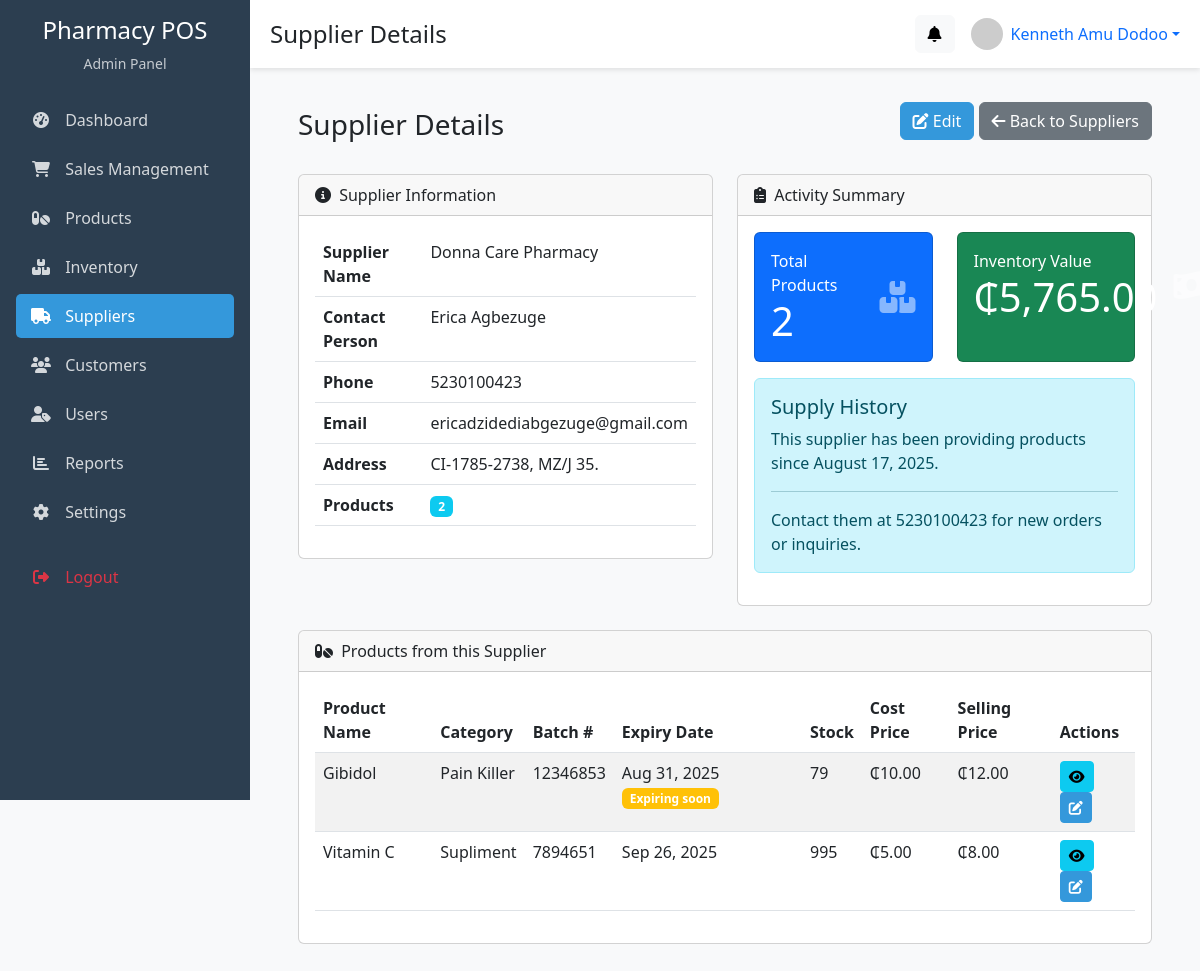
The page /admin/suppliers/view.php?id=1 (signed in) on the database its author committed.
### tables this page shows
CREATE TABLE `users` (
  `user_id` int(11) NOT NULL,
  `role` enum('sales_rep','manager') DEFAULT NULL,
  `name` varchar(100) NOT NULL,
  `email` varchar(100) DEFAULT NULL,
  `phone` varchar(30) DEFAULT NULL,
  `password` varchar(255) NOT NULL,
  `status` enum('active','inactive') DEFAULT 'active',
  `created_at` timestamp NOT NULL DEFAULT current_timestamp()
);

CREATE TABLE `suppliers` (
  `supplier_id` int(11) NOT NULL,
  `name` varchar(150) NOT NULL,
  `contact_person` varchar(100) DEFAULT NULL,
  `phone` varchar(30) DEFAULT NULL,
  `email` varchar(100) DEFAULT NULL,
  `address` text DEFAULT NULL,
  `created_at` timestamp NOT NULL DEFAULT current_timestamp()
);

CREATE TABLE `products` (
  `product_id` int(11) NOT NULL,
  `supplier_id` int(11) NOT NULL,
  `name` varchar(150) NOT NULL,
  `category` varchar(100) DEFAULT NULL,
  `batch_no` varchar(50) DEFAULT NULL,
  `expiry_date` date DEFAULT NULL,
  `stock_qty` int(11) DEFAULT 0,
  `reorder_level` int(11) DEFAULT 5,
  `cost_price` decimal(10,2) NOT NULL,
  `selling_price` decimal(10,2) NOT NULL,
  `created_at` timestamp NOT NULL DEFAULT current_timestamp()
);

### admin/suppliers/view.php (the view, shortened to what this page needs)
<?php
$page_title = "Supplier Details";
include_once '../includes/head.php';
$supplier_id = (int)$_GET['id'];
$query = "SELECT s.*, COUNT(p.product_id) as product_count
          FROM suppliers s
          LEFT JOIN products p ON s.supplier_id = p.supplier_id
          WHERE s.supplier_id = ?
          GROUP BY s.supplier_id";
$stmt = $conn->prepare($query);
$stmt->bind_param('i', $supplier_id);
$stmt->execute();
$result = $stmt->get_result();
$supplier = $result->fetch_assoc();
$products_query = "SELECT p.*,
                  CASE WHEN p.expiry_date < CURDATE() THEN 'expired'
                       WHEN p.stock_qty <= p.reorder_level THEN 'low'
                       ELSE 'normal' END as stock_status
                  FROM products p
                  WHERE p.supplier_id = ?
                  ORDER BY p.name";
$stmt = $conn->prepare($products_query);
$stmt->bind_param('i', $supplier_id);
$stmt->execute();
$products_result = $stmt->get_result();
?>
<div class="container-fluid px-4">
    <div class="d-flex justify-content-between align-items-center mb-4">
        <h3 class="mt-3">Supplier Details</h3>
        <div>
            <a href="edit.php?id=<?php echo $supplier_id; ?>" class="btn btn-primary">
                <i class="fas fa-edit"></i> Edit
            </a>
            <a href="index.php" class="btn btn-secondary">
                <i class="fas fa-arrow-left"></i> Back to Suppliers
            </a>
        </div>
    </div>
    <div class="row">
        <div class="col-lg-6">
            <div class="card mb-4">
                <div class="card-header">
                    <i class="fas fa-info-circle me-1"></i>
                    Supplier Information
                </div>
                <div class="card-body">
                    <table class="table">
                        <tbody>
                            <tr>
                                <th width="30%">Supplier Name</th>
                                <td><?php echo htmlspecialchars($supplier['name']); ?></td>
                            </tr>
                            <tr>
                                <th>Contact Person</th>
                                <td><?php echo htmlspecialchars($supplier['contact_person']); ?></td>
                            </tr>
                            <tr>
                                <th>Phone</th>
                                <td><?php echo htmlspecialchars($supplier['phone']); ?></td>
                            </tr>
                            <tr>
                                <th>Email</th>
                                <td><?php echo htmlspecialchars($supplier['email']); ?></td>
                            </tr>
                            <tr>
                                <th>Address</th>
                                <td><?php echo htmlspecialchars($supplier['address']); ?></td>
                            </tr>
                            <tr>
                                <th>Products</th>
                                <td><span class="badge bg-info"><?php echo $supplier['product_count']; ?></span></td>
                            </tr>
                        </tbody>
                    </table>
                </div>
            </div>
        </div>
        <div class="col-lg-6">
            <div class="card mb-4">
                <div class="card-header">
                    <i class="fas fa-clipboard-list me-1"></i>
                    Activity Summary
                </div>
                <div class="card-body">
                    <?php
                    $purchase_query = "SELECT COUNT(*) as total_purchases,
                                      SUM(p.cost_price * p.stock_qty) as total_purchase_value
                                      FROM products p
                                      WHERE p.supplier_id = ?";
                    $stmt = $conn->prepare($purchase_query);
                    $stmt->bind_param('i', $supplier_id);
                    $stmt->execute();
                    $purchase_data = $stmt->get_result()->fetch_assoc();
                    ?>
                    <div class="row">
                        <div class="col-md-6 mb-3">
                            <div class="card bg-primary text-white h-100">
                                <div class="card-body">
                                    <div class="d-flex justify-content-between align-items-center">
                                        <div class="me-3">
                                            <div class="text-white-75">Total Products</div>
                                            <div class="display-6"><?php echo $supplier['product_count']; ?></div>
                                        </div>
                                        <i class="fas fa-boxes fa-2x text-white-50"></i>
                                    </div>
                                </div>
                            </div>
                        </div>
                        <div class="col-md-6 mb-3">
                            <div class="card bg-success text-white h-100">
                                <div class="card-body">
                                    <div class="d-flex justify-content-between align-items-center">
                                        <div class="me-3">
                                            <div class="text-white-75">Inventory Value</div>
                                            <div class="display-6">₵<?php echo number_format($purchase_data['total_purchase_value'], 2); ?></div>
                                        </div>
                                        <i class="fas fa-money-bill-wave fa-2x text-white-50"></i>
                                    </div>
                                </div>
                            </div>
                        </div>
                    </div>
                    <div class="alert alert-info">
                        <h5 class="alert-heading">Supply History</h5>
                        <p>This supplier has been providing products since <?php echo date('F j, Y', strtotime($supplier['created_at'])); ?>.</p>
                        <hr>
                        <p class="mb-0">Contact them at <?php echo htmlspecialchars($supplier['phone']); ?> for new orders or inquiries.</p>
                    </div>
                </div>
            </div>
        </div>
    </div>
    <div class="card mb-4">
        <div class="card-header">
            <i class="fas fa-pills me-1"></i>
            Products from this Supplier
        </div>
        <div class="card-body">
            <?php if ($products_result->num_rows > 0): ?>
                <div class="table-responsive">
                    <table class="table table-striped table-hover">
                        <thead>
                            <tr>
                                <th>Product Name</th>
                                <th>Category</th>
                                <th>Batch #</th>
                                <th>Expiry Date</th>
                                <th>Stock</th>
                                <th>Cost Price</th>
                                <th>Selling Price</th>
                                <th>Actions</th>
                            </tr>
                        </thead>
                        <tbody>
                            <?php while ($product = $products_result->fetch_assoc()): ?>
                                <tr class="<?php echo ($product['stock_status'] == 'expired') ? 'table-danger' : (($product['stock_status'] == 'low') ? 'table-warning' : ''); ?>">
                                    <td><?php echo htmlspecialchars($product['name']); ?></td>
                                    <td><?php echo htmlspecialchars($product['category']); ?></td>
                                    <td><?php echo htmlspecialchars($product['batch_no']); ?></td>
                                    <td>
                                        <?php
                                        $expiry_date = new DateTime($product['expiry_date']);
                                        $now = new DateTime();
                                        echo $expiry_date->format('M d, Y');
                                        if ($expiry_date < $now) {
                                            echo ' <span class="badge bg-danger">Expired</span>';
                                        } elseif ($expiry_date->diff($now)->days < 30) {
                                            echo ' <span class="badge bg-warning">Expiring soon</span>';
                                        }
                                        ?>
                                    </td>
                                    <td>
                                        <?php
                                        echo $product['stock_qty'];
                                        ?>
                                    </td>
                                    <td>₵<?php echo number_format($product['cost_price'], 2); ?></td>
                                    <td>₵<?php echo number_format($product['selling_price'], 2); ?></td>
                                    <td>
                                        <a href="../products/view.php?id=<?php echo $product['product_id']; ?>" class="btn btn-sm btn-info">
                                            <i class="fas fa-eye"></i>
                                        </a>
                                        <a href="../products/edit.php?id=<?php echo $product['product_id']; ?>" class="btn btn-sm btn-primary">
                                            <i class="fas fa-edit"></i>
                                        </a>
                                    </td>
                                </tr>
                            <?php endwhile; ?>
                        </tbody>
                    </table>
                </div>
            <?php endif; ?>
        </div>
    </div>
</div>
<?php
include_once '../includes/footer.php';
?>

### admin/includes/head.php (shortened to what this page needs)
<?php
include_once __DIR__ . '/../../config/database.php';
$user_id = $_SESSION['admin_id'];
$query = "SELECT * FROM users WHERE user_id = ?";
$stmt = $conn->prepare($query);
$stmt->bind_param("i", $user_id);
$stmt->execute();
$result = $stmt->get_result();
$user = $result->fetch_assoc();
?>
<!DOCTYPE html>
<html lang="en">
<head>
    <link href="https://cdn.jsdelivr.net/npm/bootstrap@5.3.0/dist/css/bootstrap.min.css" rel="stylesheet">
    <link rel="stylesheet" href="https://cdnjs.cloudflare.com/ajax/libs/font-awesome/6.4.0/css/all.min.css">
    <link rel="stylesheet" href="https://cdn.datatables.net/1.13.5/css/dataTables.bootstrap5.min.css">
</head>
<body>
    <div class="d-flex">
        <?php include_once __DIR__ . '/sidebar.php'; ?>
        <div class="content-wrapper">
            <div class="top-bar d-flex justify-content-between align-items-center mb-4">
                <div>
                    <h4 class="mb-0"><?php echo isset($page_title) ? $page_title : 'Admin Dashboard'; ?></h4>
                </div>
                <div class="d-flex align-items-center">
                    <div class="dropdown me-3">
                        <a class="btn btn-light position-relative" href="#" role="button" id="alertsDropdown" data-bs-toggle="dropdown" aria-expanded="false">
                            <i class="fas fa-bell"></i>
                        </a>
                    </div>
                    <div class="dropdown">
                        <a href="#" class="d-flex align-items-center text-decoration-none dropdown-toggle" id="userMenu" data-bs-toggle="dropdown" aria-expanded="false">
                            <img src="https://ui-avatars.com/api/?name=<?php echo urlencode($user['name']); ?>&background=random" alt="Profile" width="32" height="32" class="rounded-circle me-2">
                            <span><?php echo htmlspecialchars($user['name']); ?></span>
                        </a>
                    </div>
                </div>
            </div>
            <div class="container-fluid px-4">

### admin/includes/head.php (style rules this page uses)
:root { --primary: #2c3e50; --secondary: #3498db; --light: #ecf0f1; --dark: #34495e; --accent: #e74c3c; }
body { background-color: #f8f9fa; font-family: 'Segoe UI', Tahoma, Geneva, Verdana, sans-serif; }
.content-wrapper { margin-left: 250px; transition: margin-left 0.3s; min-height: 100vh; padding-bottom: 60px; }
.top-bar { background-color: white; padding: 15px 20px; box-shadow: 0 2px 5px rgba(0, 0, 0, 0.1); position: sticky; top: 0; z-index: 99; }
.btn-primary { background-color: var(--secondary); border-color: var(--secondary); }

### rows shown on the page
users: name "Kenneth Amu Dodoo"
suppliers: name "Donna Care Pharmacy", contact_person "Erica Agbezuge", phone "5230100423", email "ericadzidediabgezuge@gmail.com", address "CI-1785-2738, MZ/J 35.", created_at "August 17, 2025"
products: name "Gibidol", category "Pain Killer", batch_no "12346853", expiry_date "Aug 31, 2025", shows "Expiring soon", stock_qty "79", cost_price "10.00", selling_price "12.00"
products: name "Vitamin C", category "Supliment", batch_no "7894651", expiry_date "Sep 26, 2025", stock_qty "995", cost_price "5.00", selling_price "8.00"

### other values the page prints
$page_title "Supplier Details"
$supplier['product_count'] "2"
$purchase_data['total_purchase_value'] "5,765.00"
